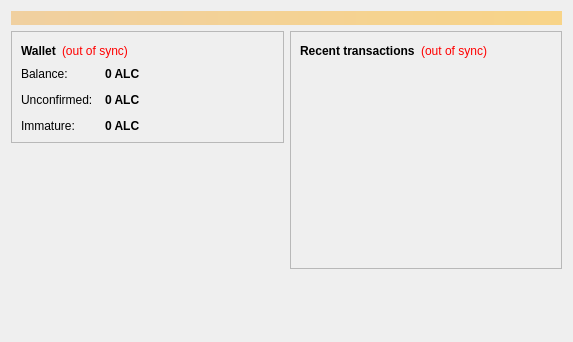
<?xml version="1.0" encoding="UTF-8"?>
<ui version="4.0">
 <class>OverviewPage</class>
 <widget class="QWidget" name="OverviewPage">
  <property name="geometry">
   <rect>
    <x>0</x>
    <y>0</y>
    <width>573</width>
    <height>342</height>
   </rect>
  </property>
  <property name="windowTitle">
   <string>Form</string>
  </property>
  <layout class="QVBoxLayout" name="topLayout">
   <item>
    <widget class="QLabel" name="labelAlerts">
     <property name="visible">
      <bool>false</bool>
     </property>
     <property name="styleSheet">
      <string notr="true">background-color: qlineargradient(x1: 0, y1: 0, x2: 1, y2: 0, stop:0 #F0D0A0, stop:1 #F8D488); color:#000000;</string>
     </property>
     <property name="wordWrap">
      <bool>true</bool>
     </property>
     <property name="margin">
      <number>3</number>
     </property>
    </widget>
   </item>
   <item>
    <layout class="QHBoxLayout" name="horizontalLayout" stretch="1,1">
     <item>
      <layout class="QVBoxLayout" name="verticalLayout_2">
       <item>
        <widget class="QFrame" name="frame">
         <property name="frameShape">
          <enum>QFrame::StyledPanel</enum>
         </property>
         <property name="frameShadow">
          <enum>QFrame::Raised</enum>
         </property>
         <layout class="QVBoxLayout" name="verticalLayout_4">
          <item>
           <layout class="QHBoxLayout" name="horizontalLayout_4">
            <item>
             <widget class="QLabel" name="label_5">
              <property name="font">
               <font>
                <weight>75</weight>
                <bold>true</bold>
               </font>
              </property>
              <property name="text">
               <string>Wallet</string>
              </property>
             </widget>
            </item>
            <item>
             <widget class="QLabel" name="labelWalletStatus">
              <property name="toolTip">
               <string>The displayed information may be out of date. Your wallet automatically synchronizes with the Angelcoin network after a connection is established, but this process has not completed yet.</string>
              </property>
              <property name="styleSheet">
               <string notr="true">QLabel { color: red; }</string>
              </property>
              <property name="text">
               <string notr="true">(out of sync)</string>
              </property>
              <property name="alignment">
               <set>Qt::AlignLeading|Qt::AlignLeft|Qt::AlignVCenter</set>
              </property>
             </widget>
            </item>
            <item>
             <spacer name="horizontalSpacer_2">
              <property name="orientation">
               <enum>Qt::Horizontal</enum>
              </property>
              <property name="sizeHint" stdset="0">
               <size>
                <width>40</width>
                <height>20</height>
               </size>
              </property>
             </spacer>
            </item>
           </layout>
          </item>
          <item>
           <layout class="QFormLayout" name="formLayout_2">
            <property name="fieldGrowthPolicy">
             <enum>QFormLayout::AllNonFixedFieldsGrow</enum>
            </property>
            <property name="horizontalSpacing">
             <number>12</number>
            </property>
            <property name="verticalSpacing">
             <number>12</number>
            </property>
            <item row="0" column="0">
             <widget class="QLabel" name="label">
              <property name="text">
               <string>Balance:</string>
              </property>
             </widget>
            </item>
            <item row="0" column="1">
             <widget class="QLabel" name="labelBalance">
              <property name="font">
               <font>
                <weight>75</weight>
                <bold>true</bold>
               </font>
              </property>
              <property name="cursor">
               <cursorShape>IBeamCursor</cursorShape>
              </property>
              <property name="toolTip">
               <string>Your current balance</string>
              </property>
              <property name="text">
               <string notr="true">0 ALC</string>
              </property>
              <property name="textInteractionFlags">
               <set>Qt::LinksAccessibleByMouse|Qt::TextSelectableByKeyboard|Qt::TextSelectableByMouse</set>
              </property>
             </widget>
            </item>
            <item row="1" column="0">
             <widget class="QLabel" name="label_3">
              <property name="text">
               <string>Unconfirmed:</string>
              </property>
             </widget>
            </item>
            <item row="1" column="1">
             <widget class="QLabel" name="labelUnconfirmed">
              <property name="font">
               <font>
                <weight>75</weight>
                <bold>true</bold>
               </font>
              </property>
              <property name="cursor">
               <cursorShape>IBeamCursor</cursorShape>
              </property>
              <property name="toolTip">
               <string>Total of transactions that have yet to be confirmed, and do not yet count toward the current balance</string>
              </property>
              <property name="text">
               <string notr="true">0 ALC</string>
              </property>
              <property name="textInteractionFlags">
               <set>Qt::LinksAccessibleByMouse|Qt::TextSelectableByKeyboard|Qt::TextSelectableByMouse</set>
              </property>
             </widget>
            </item>
            <item row="2" column="0">
             <widget class="QLabel" name="labelImmatureText">
              <property name="text">
               <string>Immature:</string>
              </property>
             </widget>
            </item>
            <item row="2" column="1">
             <widget class="QLabel" name="labelImmature">
              <property name="font">
               <font>
                <weight>75</weight>
                <bold>true</bold>
               </font>
              </property>
              <property name="toolTip">
               <string>Mined balance that has not yet matured</string>
              </property>
              <property name="text">
               <string notr="true">0 ALC</string>
              </property>
              <property name="textInteractionFlags">
               <set>Qt::LinksAccessibleByMouse|Qt::TextSelectableByKeyboard|Qt::TextSelectableByMouse</set>
              </property>
             </widget>
            </item>
           </layout>
          </item>
         </layout>
        </widget>
       </item>
       <item>
        <spacer name="verticalSpacer">
         <property name="orientation">
          <enum>Qt::Vertical</enum>
         </property>
         <property name="sizeHint" stdset="0">
          <size>
           <width>20</width>
           <height>40</height>
          </size>
         </property>
        </spacer>
       </item>
      </layout>
     </item>
     <item>
      <layout class="QVBoxLayout" name="verticalLayout_3">
       <item>
        <widget class="QFrame" name="frame_2">
         <property name="frameShape">
          <enum>QFrame::StyledPanel</enum>
         </property>
         <property name="frameShadow">
          <enum>QFrame::Raised</enum>
         </property>
         <layout class="QVBoxLayout" name="verticalLayout">
          <item>
           <layout class="QHBoxLayout" name="horizontalLayout_2">
            <item>
             <widget class="QLabel" name="label_4">
              <property name="text">
               <string>&lt;b&gt;Recent transactions&lt;/b&gt;</string>
              </property>
             </widget>
            </item>
            <item>
             <widget class="QLabel" name="labelTransactionsStatus">
              <property name="toolTip">
               <string>The displayed information may be out of date. Your wallet automatically synchronizes with the Angelcoin network after a connection is established, but this process has not completed yet.</string>
              </property>
              <property name="styleSheet">
               <string notr="true">QLabel { color: red; }</string>
              </property>
              <property name="text">
               <string notr="true">(out of sync)</string>
              </property>
              <property name="alignment">
               <set>Qt::AlignRight|Qt::AlignTrailing|Qt::AlignVCenter</set>
              </property>
             </widget>
            </item>
            <item>
             <spacer name="horizontalSpacer">
              <property name="orientation">
               <enum>Qt::Horizontal</enum>
              </property>
              <property name="sizeHint" stdset="0">
               <size>
                <width>40</width>
                <height>20</height>
               </size>
              </property>
             </spacer>
            </item>
           </layout>
          </item>
          <item>
           <widget class="QListView" name="listTransactions">
            <property name="styleSheet">
             <string notr="true">QListView { background: transparent; }</string>
            </property>
            <property name="frameShape">
             <enum>QFrame::NoFrame</enum>
            </property>
            <property name="verticalScrollBarPolicy">
             <enum>Qt::ScrollBarAlwaysOff</enum>
            </property>
            <property name="horizontalScrollBarPolicy">
             <enum>Qt::ScrollBarAlwaysOff</enum>
            </property>
            <property name="selectionMode">
             <enum>QAbstractItemView::NoSelection</enum>
            </property>
           </widget>
          </item>
         </layout>
        </widget>
       </item>
       <item>
        <spacer name="verticalSpacer_2">
         <property name="orientation">
          <enum>Qt::Vertical</enum>
         </property>
         <property name="sizeHint" stdset="0">
          <size>
           <width>20</width>
           <height>40</height>
          </size>
         </property>
        </spacer>
       </item>
      </layout>
     </item>
    </layout>
   </item>
  </layout>
 </widget>
 <resources/>
 <connections/>
</ui>
